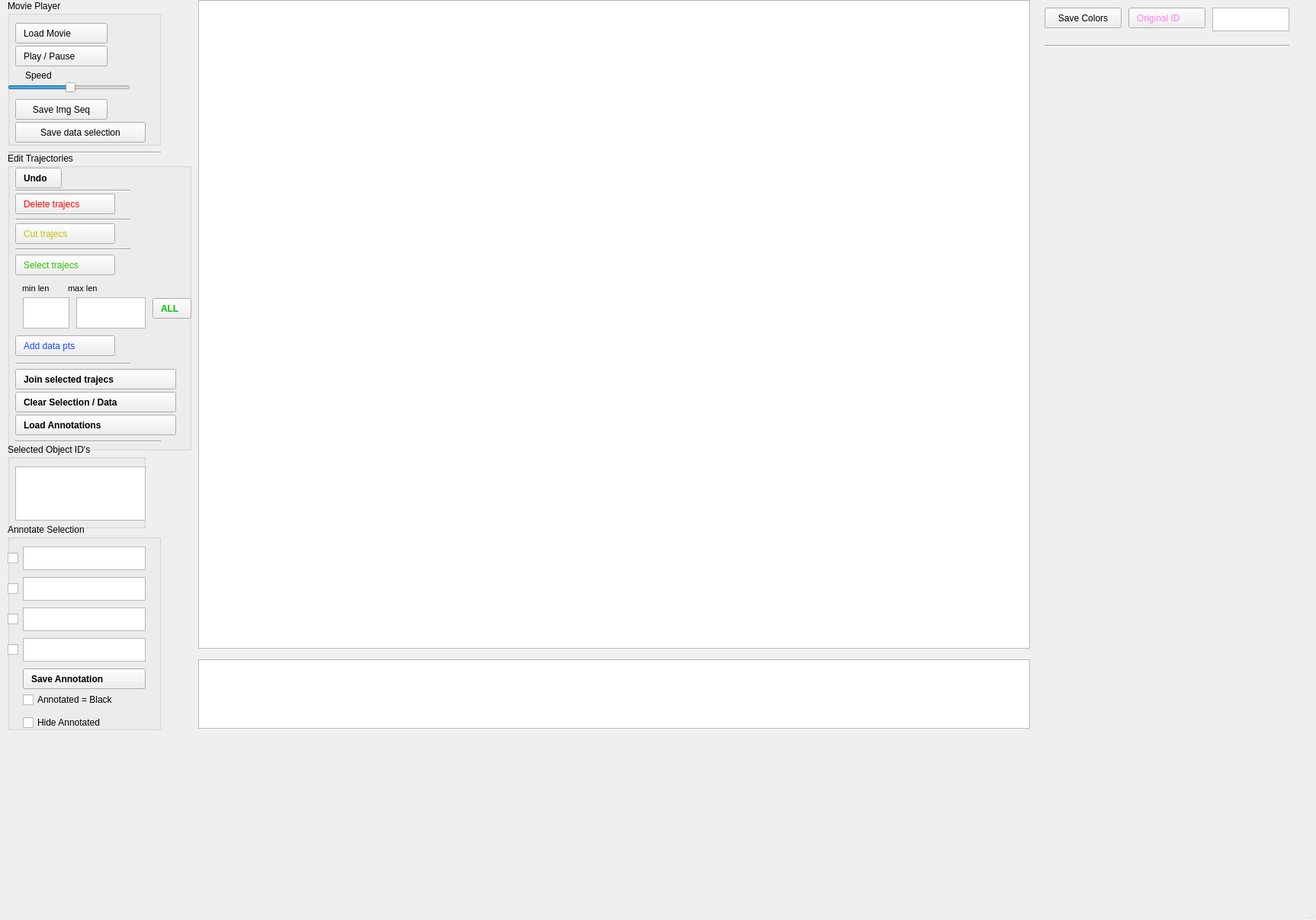
<?xml version="1.0" encoding="UTF-8"?>
<ui version="4.0">
 <class>MainWindow</class>
 <widget class="QMainWindow" name="MainWindow">
  <property name="geometry">
   <rect>
    <x>0</x>
    <y>0</y>
    <width>1726</width>
    <height>1207</height>
   </rect>
  </property>
  <property name="windowTitle">
   <string>MainWindow</string>
  </property>
  <widget class="QWidget" name="centralwidget">
   <widget class="PlotWidget" name="qtplot_trajectory">
    <property name="geometry">
     <rect>
      <x>260</x>
      <y>0</y>
      <width>1091</width>
      <height>851</height>
     </rect>
    </property>
   </widget>
   <widget class="PlotWidget" name="qtplot_timetrace">
    <property name="geometry">
     <rect>
      <x>260</x>
      <y>865</y>
      <width>1091</width>
      <height>91</height>
     </rect>
    </property>
   </widget>
   <widget class="QGroupBox" name="groupBox">
    <property name="geometry">
     <rect>
      <x>10</x>
      <y>0</y>
      <width>201</width>
      <height>191</height>
     </rect>
    </property>
    <property name="font">
     <font>
      <pointsize>9</pointsize>
     </font>
    </property>
    <property name="title">
     <string>Movie Player</string>
    </property>
    <widget class="QPushButton" name="movie_play">
     <property name="geometry">
      <rect>
       <x>10</x>
       <y>30</y>
       <width>121</width>
       <height>27</height>
      </rect>
     </property>
     <property name="font">
      <font>
       <pointsize>9</pointsize>
      </font>
     </property>
     <property name="styleSheet">
      <string notr="true">text-align: left; padding-left: 10px</string>
     </property>
     <property name="text">
      <string>Load Movie</string>
     </property>
    </widget>
    <widget class="QPushButton" name="movie_pause">
     <property name="geometry">
      <rect>
       <x>10</x>
       <y>60</y>
       <width>121</width>
       <height>27</height>
      </rect>
     </property>
     <property name="font">
      <font>
       <pointsize>9</pointsize>
      </font>
     </property>
     <property name="styleSheet">
      <string notr="true">text-align: left; padding-left: 10px</string>
     </property>
     <property name="text">
      <string>Play / Pause</string>
     </property>
    </widget>
    <widget class="QSlider" name="movie_speed">
     <property name="geometry">
      <rect>
       <x>0</x>
       <y>100</y>
       <width>161</width>
       <height>29</height>
      </rect>
     </property>
     <property name="minimum">
      <number>-30</number>
     </property>
     <property name="maximum">
      <number>30</number>
     </property>
     <property name="singleStep">
      <number>1</number>
     </property>
     <property name="value">
      <number>1</number>
     </property>
     <property name="orientation">
      <enum>Qt::Horizontal</enum>
     </property>
    </widget>
    <widget class="QLabel" name="label">
     <property name="geometry">
      <rect>
       <x>10</x>
       <y>90</y>
       <width>66</width>
       <height>17</height>
      </rect>
     </property>
     <property name="font">
      <font>
       <pointsize>9</pointsize>
      </font>
     </property>
     <property name="styleSheet">
      <string notr="true">text-align: left; padding-left: 10px</string>
     </property>
     <property name="text">
      <string>Speed</string>
     </property>
    </widget>
    <widget class="QPushButton" name="movie_save">
     <property name="geometry">
      <rect>
       <x>10</x>
       <y>130</y>
       <width>121</width>
       <height>27</height>
      </rect>
     </property>
     <property name="font">
      <font>
       <pointsize>9</pointsize>
      </font>
     </property>
     <property name="text">
      <string>Save Img Seq</string>
     </property>
    </widget>
    <widget class="QPushButton" name="save_trajecs">
     <property name="geometry">
      <rect>
       <x>10</x>
       <y>160</y>
       <width>171</width>
       <height>27</height>
      </rect>
     </property>
     <property name="font">
      <font>
       <pointsize>9</pointsize>
      </font>
     </property>
     <property name="text">
      <string>Save data selection</string>
     </property>
    </widget>
   </widget>
   <widget class="QGroupBox" name="groupBox_2">
    <property name="geometry">
     <rect>
      <x>10</x>
      <y>200</y>
      <width>241</width>
      <height>391</height>
     </rect>
    </property>
    <property name="font">
     <font>
      <pointsize>9</pointsize>
     </font>
    </property>
    <property name="title">
     <string>Edit Trajectories</string>
    </property>
    <widget class="QPushButton" name="trajec_delete">
     <property name="geometry">
      <rect>
       <x>10</x>
       <y>54</y>
       <width>131</width>
       <height>27</height>
      </rect>
     </property>
     <property name="font">
      <font>
       <pointsize>9</pointsize>
      </font>
     </property>
     <property name="styleSheet">
      <string notr="true">color: rgb(255, 2, 2); text-align: left; padding-left: 10px</string>
     </property>
     <property name="text">
      <string>Delete trajecs</string>
     </property>
    </widget>
    <widget class="QPushButton" name="trajec_cut">
     <property name="geometry">
      <rect>
       <x>10</x>
       <y>93</y>
       <width>131</width>
       <height>27</height>
      </rect>
     </property>
     <property name="font">
      <font>
       <pointsize>9</pointsize>
      </font>
     </property>
     <property name="styleSheet">
      <string notr="true">color: rgb(191, 194, 12); text-align: left; padding-left: 10px</string>
     </property>
     <property name="text">
      <string>Cut trajecs</string>
     </property>
    </widget>
    <widget class="QPushButton" name="trajec_join_add_data">
     <property name="geometry">
      <rect>
       <x>10</x>
       <y>240</y>
       <width>131</width>
       <height>27</height>
      </rect>
     </property>
     <property name="font">
      <font>
       <pointsize>9</pointsize>
      </font>
     </property>
     <property name="styleSheet">
      <string notr="true">color: rgb(26, 75, 255); text-align: left; padding-left: 10px</string>
     </property>
     <property name="text">
      <string>Add data pts</string>
     </property>
    </widget>
    <widget class="QPushButton" name="trajec_join_save">
     <property name="geometry">
      <rect>
       <x>10</x>
       <y>284</y>
       <width>211</width>
       <height>27</height>
      </rect>
     </property>
     <property name="font">
      <font>
       <pointsize>9</pointsize>
       <weight>75</weight>
       <bold>true</bold>
      </font>
     </property>
     <property name="styleSheet">
      <string notr="true">font-weight: bold; text-align: left; padding-left: 10px</string>
     </property>
     <property name="text">
      <string>Join selected trajecs</string>
     </property>
    </widget>
    <widget class="QPushButton" name="trajec_undo">
     <property name="geometry">
      <rect>
       <x>10</x>
       <y>20</y>
       <width>61</width>
       <height>27</height>
      </rect>
     </property>
     <property name="font">
      <font>
       <pointsize>9</pointsize>
       <weight>75</weight>
       <bold>true</bold>
      </font>
     </property>
     <property name="styleSheet">
      <string notr="true">font-weight: bold; text-align: left; padding-left: 10px</string>
     </property>
     <property name="text">
      <string>Undo</string>
     </property>
    </widget>
    <widget class="QPushButton" name="trajec_join_collect">
     <property name="geometry">
      <rect>
       <x>10</x>
       <y>134</y>
       <width>131</width>
       <height>27</height>
      </rect>
     </property>
     <property name="font">
      <font>
       <pointsize>9</pointsize>
      </font>
     </property>
     <property name="styleSheet">
      <string notr="true">color: rgb(43, 193, 1); text-align: left; padding-left: 10px</string>
     </property>
     <property name="text">
      <string>Select trajecs</string>
     </property>
    </widget>
    <widget class="Line" name="line_2">
     <property name="geometry">
      <rect>
       <x>10</x>
       <y>40</y>
       <width>151</width>
       <height>20</height>
      </rect>
     </property>
     <property name="orientation">
      <enum>Qt::Horizontal</enum>
     </property>
    </widget>
    <widget class="Line" name="line_3">
     <property name="geometry">
      <rect>
       <x>10</x>
       <y>78</y>
       <width>151</width>
       <height>20</height>
      </rect>
     </property>
     <property name="orientation">
      <enum>Qt::Horizontal</enum>
     </property>
    </widget>
    <widget class="Line" name="line_4">
     <property name="geometry">
      <rect>
       <x>10</x>
       <y>117</y>
       <width>151</width>
       <height>20</height>
      </rect>
     </property>
     <property name="orientation">
      <enum>Qt::Horizontal</enum>
     </property>
    </widget>
    <widget class="Line" name="line_5">
     <property name="geometry">
      <rect>
       <x>10</x>
       <y>369</y>
       <width>191</width>
       <height>20</height>
      </rect>
     </property>
     <property name="orientation">
      <enum>Qt::Horizontal</enum>
     </property>
    </widget>
    <widget class="QPushButton" name="trajec_join_clear">
     <property name="geometry">
      <rect>
       <x>10</x>
       <y>314</y>
       <width>211</width>
       <height>27</height>
      </rect>
     </property>
     <property name="font">
      <font>
       <pointsize>9</pointsize>
       <weight>75</weight>
       <bold>true</bold>
      </font>
     </property>
     <property name="styleSheet">
      <string notr="true">font-weight: bold; text-align: left; padding-left: 10px</string>
     </property>
     <property name="text">
      <string>Clear Selection / Data</string>
     </property>
    </widget>
    <widget class="QPushButton" name="load_annotations">
     <property name="geometry">
      <rect>
       <x>10</x>
       <y>344</y>
       <width>211</width>
       <height>27</height>
      </rect>
     </property>
     <property name="font">
      <font>
       <pointsize>9</pointsize>
       <weight>75</weight>
       <bold>true</bold>
      </font>
     </property>
     <property name="styleSheet">
      <string notr="true">font-weight: bold; text-align: left; padding-left: 10px</string>
     </property>
     <property name="text">
      <string>Load Annotations</string>
     </property>
    </widget>
    <widget class="QPushButton" name="trajec_select_all">
     <property name="geometry">
      <rect>
       <x>190</x>
       <y>191</y>
       <width>51</width>
       <height>27</height>
      </rect>
     </property>
     <property name="font">
      <font>
       <pointsize>9</pointsize>
       <weight>75</weight>
       <bold>true</bold>
      </font>
     </property>
     <property name="styleSheet">
      <string notr="true">color: rgb(0, 200, 0); text-align: left; padding-left: 10px</string>
     </property>
     <property name="text">
      <string>ALL</string>
     </property>
    </widget>
    <widget class="Line" name="line_7">
     <property name="geometry">
      <rect>
       <x>10</x>
       <y>267</y>
       <width>151</width>
       <height>20</height>
      </rect>
     </property>
     <property name="orientation">
      <enum>Qt::Horizontal</enum>
     </property>
    </widget>
    <widget class="QPlainTextEdit" name="min_selection_length">
     <property name="geometry">
      <rect>
       <x>20</x>
       <y>190</y>
       <width>61</width>
       <height>41</height>
      </rect>
     </property>
     <property name="plainText">
      <string/>
     </property>
    </widget>
    <widget class="QPlainTextEdit" name="max_selection_length">
     <property name="geometry">
      <rect>
       <x>90</x>
       <y>190</y>
       <width>91</width>
       <height>41</height>
      </rect>
     </property>
     <property name="font">
      <font>
       <pointsize>9</pointsize>
      </font>
     </property>
     <property name="plainText">
      <string/>
     </property>
    </widget>
    <widget class="QLabel" name="label_2">
     <property name="geometry">
      <rect>
       <x>6</x>
       <y>170</y>
       <width>66</width>
       <height>17</height>
      </rect>
     </property>
     <property name="font">
      <font>
       <pointsize>8</pointsize>
      </font>
     </property>
     <property name="styleSheet">
      <string notr="true">text-align: left; padding-left: 10px</string>
     </property>
     <property name="text">
      <string>min len</string>
     </property>
    </widget>
    <widget class="QLabel" name="label_3">
     <property name="geometry">
      <rect>
       <x>66</x>
       <y>170</y>
       <width>81</width>
       <height>17</height>
      </rect>
     </property>
     <property name="font">
      <font>
       <pointsize>8</pointsize>
      </font>
     </property>
     <property name="styleSheet">
      <string notr="true">text-align: left; padding-left: 10px</string>
     </property>
     <property name="text">
      <string>max len</string>
     </property>
    </widget>
   </widget>
   <widget class="Line" name="line">
    <property name="geometry">
     <rect>
      <x>10</x>
      <y>190</y>
      <width>201</width>
      <height>20</height>
     </rect>
    </property>
    <property name="orientation">
     <enum>Qt::Horizontal</enum>
    </property>
   </widget>
   <widget class="QGroupBox" name="groupBox_3">
    <property name="geometry">
     <rect>
      <x>10</x>
      <y>687</y>
      <width>201</width>
      <height>271</height>
     </rect>
    </property>
    <property name="font">
     <font>
      <pointsize>9</pointsize>
     </font>
    </property>
    <property name="title">
     <string>Annotate Selection</string>
    </property>
    <widget class="QPushButton" name="save_annotation">
     <property name="geometry">
      <rect>
       <x>20</x>
       <y>190</y>
       <width>161</width>
       <height>27</height>
      </rect>
     </property>
     <property name="font">
      <font>
       <pointsize>9</pointsize>
       <weight>75</weight>
       <bold>true</bold>
      </font>
     </property>
     <property name="styleSheet">
      <string notr="true">font-weight: bold; text-align: left; padding-left: 10px</string>
     </property>
     <property name="text">
      <string>Save Annotation</string>
     </property>
    </widget>
    <widget class="QCheckBox" name="annotated_color_checkbox">
     <property name="geometry">
      <rect>
       <x>20</x>
       <y>220</y>
       <width>191</width>
       <height>22</height>
      </rect>
     </property>
     <property name="text">
      <string>Annotated = Black</string>
     </property>
    </widget>
    <widget class="QCheckBox" name="annotated_checkbox_1">
     <property name="geometry">
      <rect>
       <x>0</x>
       <y>30</y>
       <width>171</width>
       <height>31</height>
      </rect>
     </property>
     <property name="text">
      <string/>
     </property>
    </widget>
    <widget class="QPlainTextEdit" name="annotated_text_1">
     <property name="geometry">
      <rect>
       <x>20</x>
       <y>30</y>
       <width>161</width>
       <height>31</height>
      </rect>
     </property>
     <property name="plainText">
      <string/>
     </property>
    </widget>
    <widget class="QCheckBox" name="annotated_checkbox_2">
     <property name="geometry">
      <rect>
       <x>0</x>
       <y>70</y>
       <width>171</width>
       <height>31</height>
      </rect>
     </property>
     <property name="text">
      <string/>
     </property>
    </widget>
    <widget class="QPlainTextEdit" name="annotated_text_2">
     <property name="geometry">
      <rect>
       <x>20</x>
       <y>70</y>
       <width>161</width>
       <height>31</height>
      </rect>
     </property>
     <property name="plainText">
      <string/>
     </property>
    </widget>
    <widget class="QCheckBox" name="annotated_checkbox_3">
     <property name="geometry">
      <rect>
       <x>0</x>
       <y>110</y>
       <width>171</width>
       <height>31</height>
      </rect>
     </property>
     <property name="text">
      <string/>
     </property>
    </widget>
    <widget class="QPlainTextEdit" name="annotated_text_3">
     <property name="geometry">
      <rect>
       <x>20</x>
       <y>110</y>
       <width>161</width>
       <height>31</height>
      </rect>
     </property>
     <property name="plainText">
      <string/>
     </property>
    </widget>
    <widget class="QCheckBox" name="annotated_checkbox_4">
     <property name="geometry">
      <rect>
       <x>0</x>
       <y>150</y>
       <width>171</width>
       <height>31</height>
      </rect>
     </property>
     <property name="text">
      <string/>
     </property>
    </widget>
    <widget class="QPlainTextEdit" name="annotated_text_4">
     <property name="geometry">
      <rect>
       <x>20</x>
       <y>150</y>
       <width>161</width>
       <height>31</height>
      </rect>
     </property>
     <property name="plainText">
      <string/>
     </property>
    </widget>
    <widget class="QCheckBox" name="annotated_hide_checkbox">
     <property name="geometry">
      <rect>
       <x>20</x>
       <y>250</y>
       <width>181</width>
       <height>22</height>
      </rect>
     </property>
     <property name="text">
      <string>Hide Annotated</string>
     </property>
    </widget>
   </widget>
   <widget class="QGroupBox" name="groupBox_4">
    <property name="geometry">
     <rect>
      <x>10</x>
      <y>582</y>
      <width>181</width>
      <height>111</height>
     </rect>
    </property>
    <property name="font">
     <font>
      <pointsize>9</pointsize>
     </font>
    </property>
    <property name="title">
     <string>Selected Object ID's</string>
    </property>
    <widget class="QPlainTextEdit" name="qttext_selected_objids">
     <property name="geometry">
      <rect>
       <x>10</x>
       <y>30</y>
       <width>171</width>
       <height>71</height>
      </rect>
     </property>
    </widget>
   </widget>
   <widget class="QPushButton" name="save_colors">
    <property name="geometry">
     <rect>
      <x>1370</x>
      <y>10</y>
      <width>101</width>
      <height>27</height>
     </rect>
    </property>
    <property name="font">
     <font>
      <pointsize>9</pointsize>
     </font>
    </property>
    <property name="text">
     <string>Save Colors</string>
    </property>
   </widget>
   <widget class="QPushButton" name="get_original_objid">
    <property name="geometry">
     <rect>
      <x>1480</x>
      <y>10</y>
      <width>101</width>
      <height>27</height>
     </rect>
    </property>
    <property name="font">
     <font>
      <pointsize>9</pointsize>
     </font>
    </property>
    <property name="styleSheet">
     <string notr="true">color: rgb(255, 129, 234); text-align: left; padding-left: 10px</string>
    </property>
    <property name="text">
     <string>Original ID</string>
    </property>
   </widget>
   <widget class="QPlainTextEdit" name="qttext_show_original_objid">
    <property name="geometry">
     <rect>
      <x>1590</x>
      <y>10</y>
      <width>101</width>
      <height>31</height>
     </rect>
    </property>
   </widget>
   <widget class="Line" name="line_6">
    <property name="geometry">
     <rect>
      <x>1370</x>
      <y>50</y>
      <width>321</width>
      <height>20</height>
     </rect>
    </property>
    <property name="orientation">
     <enum>Qt::Horizontal</enum>
    </property>
   </widget>
  </widget>
  <widget class="QMenuBar" name="menubar">
   <property name="geometry">
    <rect>
     <x>0</x>
     <y>0</y>
     <width>1726</width>
     <height>33</height>
    </rect>
   </property>
  </widget>
  <widget class="QStatusBar" name="statusbar"/>
 </widget>
 <customwidgets>
  <customwidget>
   <class>PlotWidget</class>
   <extends>QGraphicsView</extends>
   <header>pyqtgraph</header>
  </customwidget>
 </customwidgets>
 <resources/>
 <connections/>
</ui>
